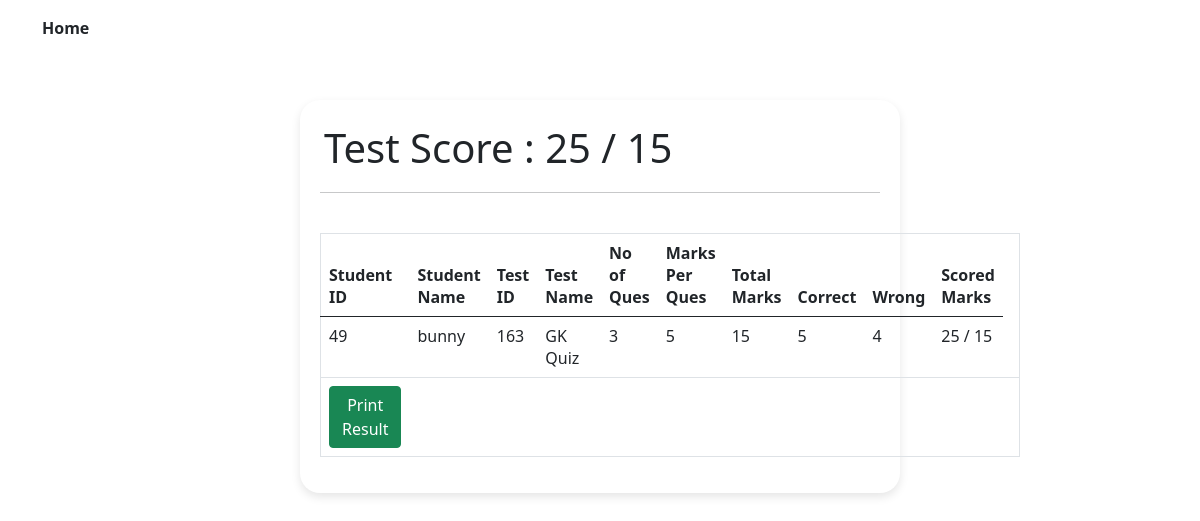
/admin/result_detail.php?test_id=163&std_id=49, run on the app's committed database.
### tables this page shows
CREATE TABLE `test` (
  `test_id` int(11) NOT NULL,
  `test_name` varchar(24) NOT NULL,
  `noq` int(11) NOT NULL,
  `mpq` int(11) NOT NULL,
  `tm` int(11) NOT NULL
);

CREATE TABLE `student` (
  `std_id` int(11) NOT NULL,
  `std_name` varchar(24) NOT NULL,
  `std_number` varchar(10) NOT NULL,
  `std_pass` text NOT NULL
);

### admin/result_detail.php (the view, shortened to what this page needs)
<?php include '../config.php'; ?>
<!DOCTYPE html>
<html lang="en">
<head>
    <link href="https://cdn.jsdelivr.net/npm/bootstrap@5.0.2/dist/css/bootstrap.min.css" rel="stylesheet">
    <link rel="stylesheet" href="../style.css">
</head>
<body>
    <?php include('../header.php'); ?>
    <?php
    $test_id = $_GET['test_id'];
    $std_id = $_GET['std_id'];
    $sql_test = "SELECT test_name, noq, mpq, tm
            FROM test
            WHERE test_id = $test_id";
    $result_test = mysqli_query($conn, $sql_test);
    $test = mysqli_fetch_assoc($result_test);
    $sql_std = "SELECT std_name
            FROM student
            WHERE std_id = $std_id";
    $result_std = mysqli_query($conn, $sql_std);
    $student = mysqli_fetch_assoc($result_std);
    $sql_answer = "SELECT selected_opt, correct_opt
            FROM answer
            WHERE test_id = $test_id AND std_id = $std_id";
    $result_answer = mysqli_query($conn, $sql_answer);
    $correct = 0;
    $wrong = 0;
    while ($row = mysqli_fetch_assoc($result_answer)) {
        if ($row['selected_opt'] === $row['correct_opt']) {
            $correct++;
        } else {
            $wrong++;
        }
    }
    $score = $correct * $test['mpq'];
    ?>
    <div class="container" id="box">
        <h1 class="p-1">Test Score : <?= $score ?> / <?= $test['tm']?></h1> <hr><br>
        <table class="table border">
            <thead>
                <th>Student ID</th>
                <th>Student Name </th>
                <th>Test ID </th>
                <th>Test Name </th>
                <th>No of Ques </th>
                <th>Marks Per Ques </th>
                <th>Total Marks </th>
                <th>Correct </th>
                <th>Wrong </th>
                <th>Scored Marks </th>
            </thead>
            <tbody>
                <tr>
                    <td><?= $std_id ?></td>
                    <td><?= $student['std_name']?></td>
                    <td><?= $test_id ?></td>
                    <td><?= $test['test_name']?></td>
                    <td><?= $test['noq']?></td>
                    <td><?= $test['mpq']?></td>
                    <td><?= $test['tm']?></td>
                    <td><?= $correct ?></td>
                    <td><?= $wrong ?></td>
                    <td><?= $score ?> / <?= $test['tm']?> </td>
                    <td></td>
                </tr>
                <td>   <button onclick="window.print()" class='btn btn-success' >Print Result</button>  </td>
            </tbody>
        </table>
    </div>
</body>
</html>

### style.css (style rules this page uses)
body { background-image: url('https://github.com/bhave5h/Quiz_Mitra/blob/main/Quiz_mitra/assets/bg.png?raw=true'); width: 100vw; height: 100vh; background-size: cover; margin: 0; padding: 0; font-family:system-ui, -apple-system, BlinkMacSystemFont, 'Segoe UI', Roboto, Oxygen, Ubuntu, Cantarell, 'Open Sans', 'Helvetica Neue', sans-serif; }
#box { background-color: #fff; width: 50vw; border-radius: 20px; padding: 20px; margin: 20px auto; box-shadow: 0 4px 10px rgba(0, 0, 0, 0.1); }

### data on the page
test: mpq "25", tm "15", test_name "GK Quiz", noq "3", mpq "5"
student: std_name "bunny"

### other printed values
$std_id "49"
$test_id "163"
$correct "5"
$wrong "4"
